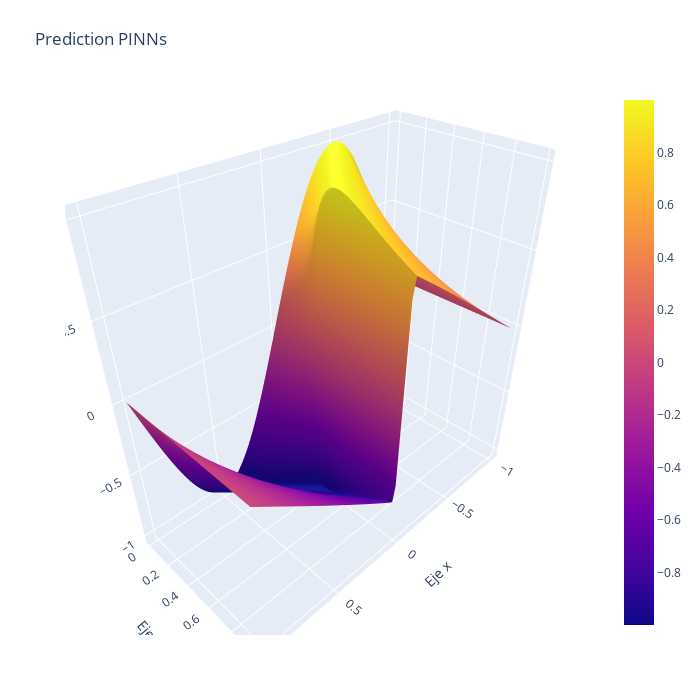

Notebook code for this chart:
### Code cell
super_plot(x_test,t_test,u_pred)

### Figure 1 — Plotly figure (JSON) as saved in the notebook; plotly's stock layout.template omitted (floating-point values rounded to 4 significant figures; data arrays with more than 128 entries replaced by an {"elided": "..."} marker saying what was removed)
{"data": [{"type": "surface", "x": {"elided": "100x100 float values"}, "y": {"elided": "100x100 float values"}, "z": {"elided": "100x100 float values"}}], "layout": {"autosize": false, "height": 700, "margin": {"b": 65, "l": 65, "r": 50, "t": 90}, "scene": {"xaxis": {"title": {"text": "Eje x "}}, "yaxis": {"title": {"text": "Eje t "}}, "zaxis": {"title": {"text": "Eje z "}}}, "title": {"text": "Prediction PINNs"}, "width": 700}}
